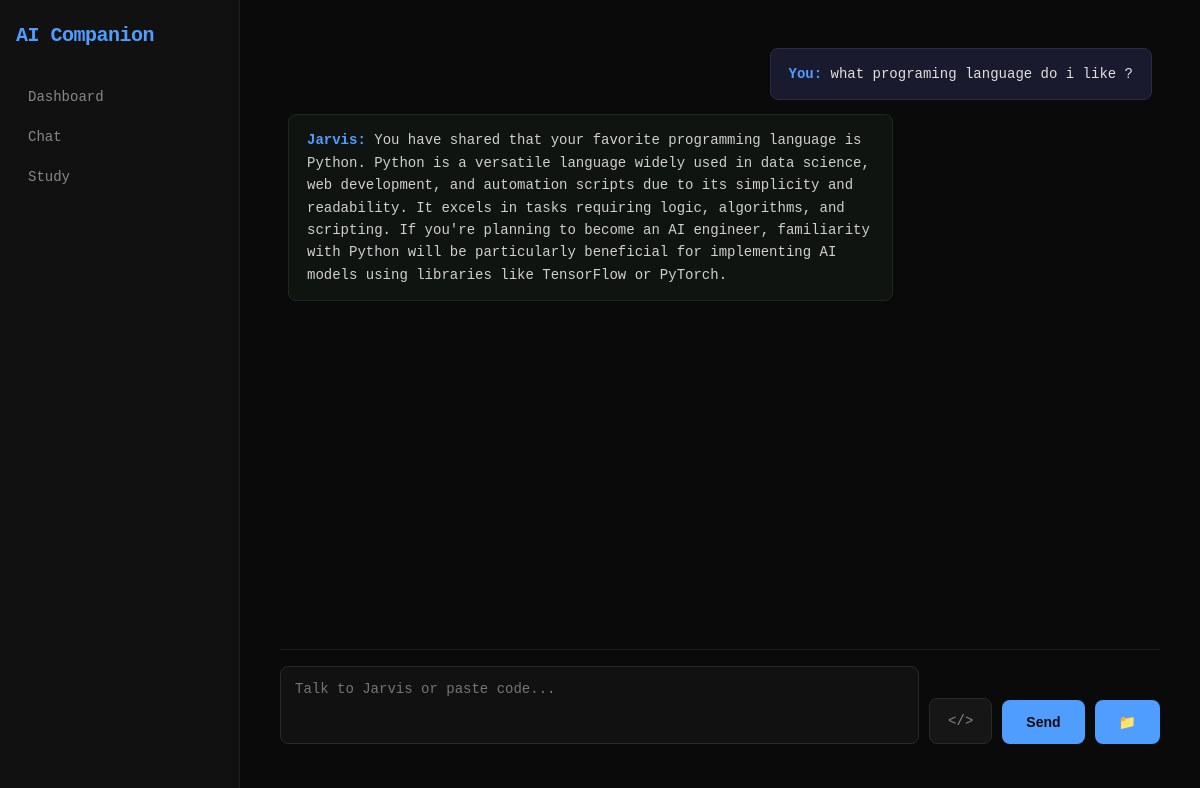
Page /chat on the committed database.
### tables this page shows
CREATE TABLE chat_history (
            id INTEGER PRIMARY KEY AUTOINCREMENT,
            role TEXT NOT NULL,
            content TEXT NOT NULL,
            timestamp TEXT NOT NULL
        );

### app.py (the view)
@app.route("/chat")
def chat_page():
    history = db.get_chat_history()
    return render_template("chat.html", history=history)

### src/memory.py (called while the page is built)
    def get_chat_history(self):
        conn=sqlite3.connect(self.db_path)
        cursor=conn.cursor()
        cursor.execute("""
                    SELECT role,content FROM chat_history
                    ORDER BY id ASC
                       """)
        chat_history = cursor.fetchall()
        conn.close()
        return chat_history

### templates/chat.html (shortened to what this page needs)
<!DOCTYPE html>
<html>
<head>
    <link rel="stylesheet" href="{{ url_for('static', filename='style.css') }}">
    <link rel="stylesheet" href="https://cdnjs.cloudflare.com/ajax/libs/codemirror/5.65.16/codemirror.min.css">
    <link rel="stylesheet" href="https://cdnjs.cloudflare.com/ajax/libs/codemirror/5.65.16/theme/dracula.min.css">
</head>
<body>
<div class="container">
    <div class="sidebar">
        <h2 id="logo">AI Companion</h2>
        <p class="menu-item"><a href="/">Dashboard</a></p>
        <p class="menu-item"><a href="/chat">Chat</a></p>
        <p class="menu-item"><a href="/study">Study</a></p>
    </div>
    <div class="main">
        <div class="chat-container">
           <div class="chat-box" id="chatBox">
    {% for msg in history %}
        <div class="message {{ 'user-message' if msg[0] == 'user' else 'ai-message' }}">
            <strong>{{ 'You' if msg[0] == 'user' else 'Jarvis' }}:</strong> {{ msg[1] }}
        </div>
    {% endfor %}
</div>
           <div class="chat-input-area">
    <textarea id="userInput" placeholder="Talk to Jarvis or paste code..." rows="3"></textarea>
    <button id="codeModeBtn" onclick="toggleCodeMode()">&lt;/&gt;</button>
    <button onclick="sendMessage()">Send</button>
    <button onclick="document.getElementById('fileInput').click()">📁</button>
</div>
        </div>
    </div>
</div>
</body>
</html>

### static/style.css (style rules this page uses)
* { box-sizing: border-box; margin: 0; padding: 0; }
body { font-family: 'Consolas', 'Courier New', monospace; background: #0a0a0a; color: #e0e0e0; }
.container { display: flex; min-height: 100vh; }
.sidebar { width: 240px; background: #111111; border-right: 1px solid #1f1f1f; padding: 24px 16px; }
#logo { color: #4f9eff; font-size: 20px; font-weight: 600; margin-bottom: 32px; letter-spacing: -0.5px; }
.menu-item { margin-bottom: 4px; }
.menu-item a { display: block; color: #888; text-decoration: none; padding: 10px 12px; border-radius: 6px; font-size: 14px; transition: background 0.15s, color 0.15s; }
.main { flex: 1; padding: 40px; overflow-y: auto; }
.chat-container { display: flex; flex-direction: column; height: 90vh; }
.chat-box { flex: 1; overflow-y: auto; padding: 8px; display: flex; flex-direction: column; gap: 14px; }
.message { padding: 14px 18px; border-radius: 8px; max-width: 70%; line-height: 1.6; font-size: 14px; }
.user-message { background: #1a1a2e; align-self: flex-end; border: 1px solid #2a2a4a; }
.ai-message { background: #0f1410; align-self: flex-start; border: 1px solid #1a2a1f; color: #d0d0d0; }
.ai-message strong, .user-message strong { color: #4f9eff; }
.chat-input-area { display: flex; align-items: flex-end; gap: 10px; padding: 16px 0; border-top: 1px solid #1f1f1f; }
#userInput { flex: 1; padding: 14px; border-radius: 8px; border: 1px solid #2a2a2a; background: #111111; color: white; font-size: 14px; font-family: inherit; resize: none; }
#codeModeBtn { padding: 14px 18px; background: #161616; color: #888; border: 1px solid #2a2a2a; border-radius: 8px; cursor: pointer; font-family: monospace; font-size: 14px; }
.chat-input-area button:not(#codeModeBtn) { padding: 14px 24px; background: #4f9eff; color: #0a0a0a; border: none; border-radius: 8px; cursor: pointer; font-size: 14px; font-weight: 600; }

### rows in the picture
chat_history: role "You", content "what programing language do i like ?"
chat_history: role "Jarvis", content "You have shared that your favorite programming language is Python. Python is a versatile language widely used in data science, web development, and automation scripts due to its simplicity and readability. It excels in tasks requiring logic, algorithms, and scripting. If you're planning to become an AI engineer, familiarity with Python will be particularly beneficial for implementing AI models using libraries like TensorFlow or PyTorch."
